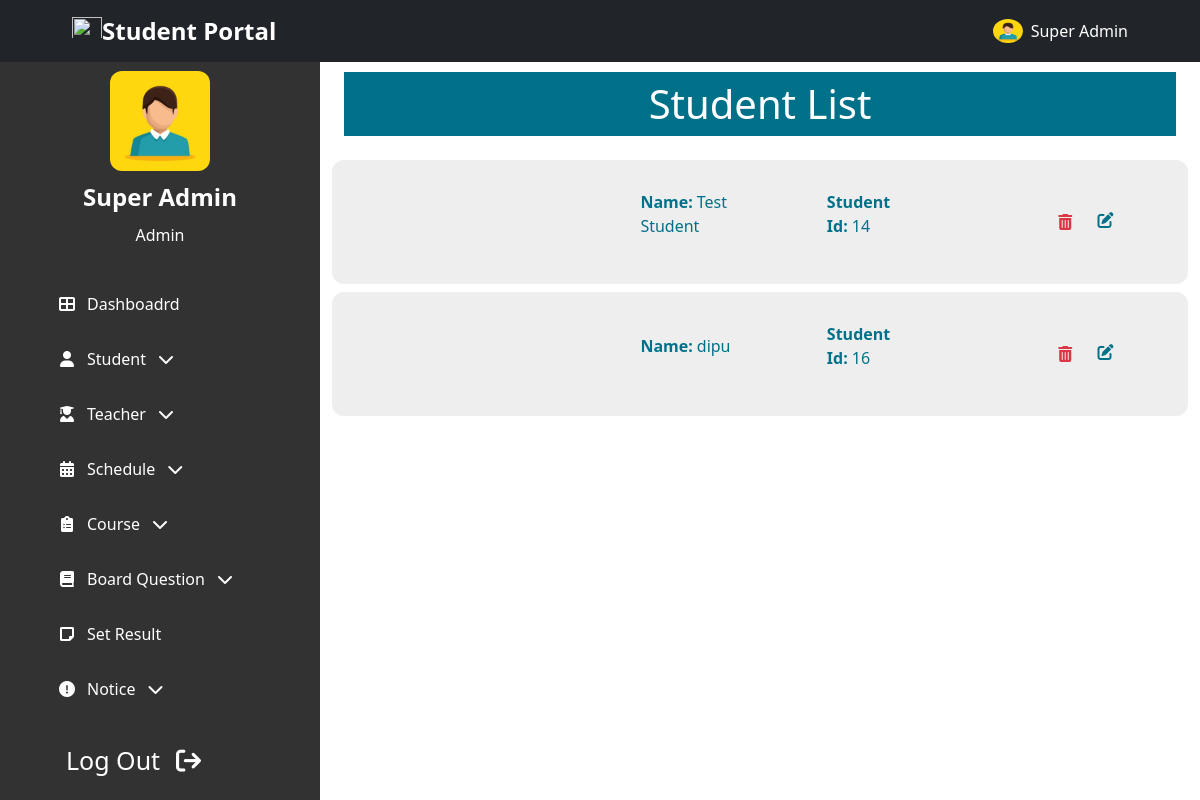
The app's page /admin/student_list.php (signed in), older data.
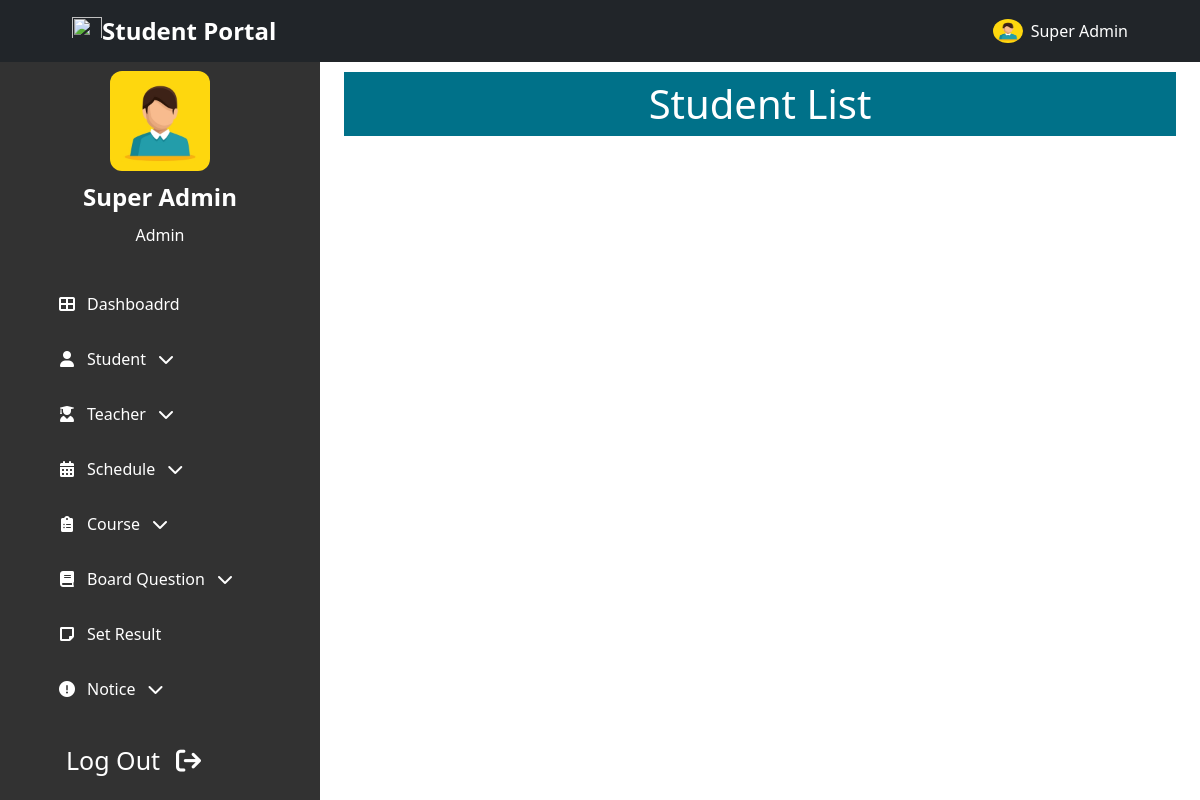
The same page, newer data.
### tables this page shows
CREATE TABLE `Students` (
  `id` int NOT NULL,
  `name` varchar(100) NOT NULL,
  `image` varchar(100) DEFAULT NULL,
  `father` varchar(100) NOT NULL,
  `mother` varchar(100) NOT NULL,
  `nid` bigint DEFAULT NULL,
  `birthreg` bigint DEFAULT NULL,
  `std_id` int NOT NULL,
  `gender` varchar(10) NOT NULL,
  `blood` varchar(5) DEFAULT NULL,
  `religion` varchar(20) DEFAULT NULL,
  `present_addr` text NOT NULL,
  `parma_addr` text NOT NULL,
  `phone` varchar(15) NOT NULL,
  `email` varchar(100) NOT NULL,
  `interests` text,
  `updated_at` timestamp NOT NULL DEFAULT CURRENT_TIMESTAMP ON UPDATE CURRENT_TIMESTAMP,
  `created_at` timestamp NOT NULL DEFAULT CURRENT_TIMESTAMP
);

### admin/backend/student_list.php (called while the page is built, shortened)
<?php
    $sql    =   "SELECT * FROM `Students` WHERE 1";
    $query  =   mysqli_query($conn, $sql);
    $stdns  =   mysqli_fetch_all($query, MYSQLI_ASSOC);
?>

### admin/student_list.php (the view, shortened to what this page needs)
<!DOCTYPE html>
<html lang="en">
<?php
    include "admin_head.php";
    include "backend/student_list.php";
?>
<body class="">
<?php include "../header_nav.php";?>
    <section class="header-container">
        <?php include "admin_sidebar.php";?>
    </section>
    <section id="home-container"  class="home-container active-2"">
        <div class="px-4 py-5 mt-4">
            <h1 class="common-background-2 p-2 text-center">Student List</h1>
            <div class="my-4">
                <?php
                    if(!empty($stdns))
                    {
                        foreach($stdns as $s)
                        {
                ?>
                <div class="common-card row my-2 justify-content-between align-items-center">
                    <div class="col col-10 row justify-content-evenly align-items-center">
                        <div class="col col-8 col-lg-2">
                        </div>
                        <div class="col col-8 col-lg-2">
                            <p><span class="fw-bold pe-1">Name:</span><?php echo $s['name']; ?></p>
                        </div>
                        <div class="col col-8 col-lg-2">
                            <p><span class="fw-bold pe-1">Student Id:</span><?php echo $s['std_id']; ?></p>
                        </div>
                    </div>
                    <div class="col col-2 delete-edit-container">
                        <form method="post" style="display: contents;width: fit-content;">
                            <button type="submit" name="delete" id="delete" class="btn text-danger" value="<?php echo $s['std_id']; ?>">
                                <i class="fas fa-trash-alt px-0 px-lg-2"></i>
                            </button>
                        </form>
                        <a class="no-text-decoration" href="../admin/edit_student.php?id=<?php echo $s['std_id']; ?>">
                            <i class="fas fa-edit"></i>
                        </a>
                    </div>
                </div>
                <?php
                        }
                    }
                ?>
            </div>
        </div>
    </section>
</body>
</html>

Row changes from the older to the newer data that the page shows:
removed students: name "Test Student", std "14"
removed students: name "dipu", std "16"
